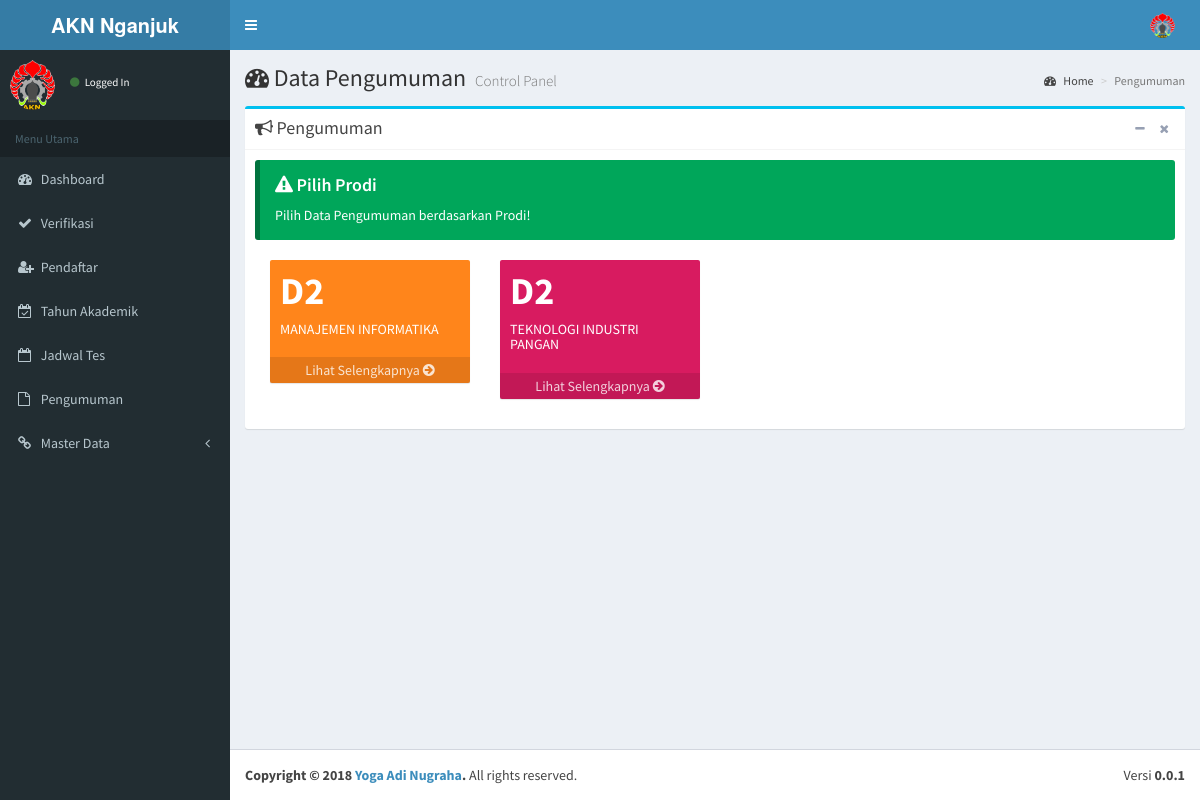
/index.php/administrator/pengumuman, run on the app's committed database.
### tables this page shows
CREATE TABLE IF NOT EXISTS `prodi` (
  `kode_prodi` varchar(10) NOT NULL,
  `nama_prodi` varchar(40) NOT NULL,
  `kuota` int(3) NOT NULL,
  `created_at` datetime NOT NULL,
  `jenjang_id` int(11) NOT NULL
);

CREATE TABLE IF NOT EXISTS `jenjang` (
`kode_jenjang` int(11) NOT NULL,
  `jenjang` varchar(5) NOT NULL,
  `created_at` datetime NOT NULL
);

### application/controllers/administrator/Pengumuman.php (called while the page is built, shortened)
<?php if ( ! defined('BASEPATH')) exit('No direct script access allowed');
class Pengumuman extends CI_Controller {
	public function index()
	{
		$d['prodi']=$this->model_app->get_prodi();
		$d['content']=$this->load->view('admin/pengumuman/view', $d, TRUE);
		$this->load->view('admin/home', $d);
	}
}

### index.php (called while the page is built, shortened)
<?php
require_once BASEPATH.'core/CodeIgniter.php';

### application/models/model_app.php (called while the page is built, shortened)
<?php if ( ! defined('BASEPATH')) exit('No direct script access allowed');
class model_app extends CI_Model {
	public function get_prodi()
	{
		$this->db->select('*');
		$this->db->from('prodi');
		$this->db->join('jenjang', 'jenjang.kode_jenjang = prodi.jenjang_id');
		$query = $this->db->get();
        if ($query) {
        	return $query->result();
        }else{
        	return false;
        }
	}
}

### application/views/admin/pengumuman/view.php (the view, shortened to what this page needs)
<?php $color=array('bg-teal','bg-info','bg-red','bg-success','bg-maroon','bg-navy','bg-purple','bg-orange');
 ?>
    <section class="content-header">
      <h1><i class="fa fa-dashboard"></i>
        Data Pengumuman
        <small>Control Panel</small>
      </h1>
      <ol class="breadcrumb">
        <li><a href="<?=base_url('administrator/main') ?>"><i class="fa fa-dashboard"></i> Home</a></li>
        <li class="active">Pengumuman</li>
      </ol>
    </section>
    <section class="content">
      <div class="row">
        <div class="col-md-12">
          <div class="box box-info">
            <div class="box-header with-border">
              <h3 class="box-title"><i class="fa fa-bullhorn"></i> Pengumuman</h3>
              <div class="box-tools pull-right">
                <button type="button" class="btn btn-box-tool" data-widget="collapse"><i class="fa fa-minus"></i>
                </button>
                <button type="button" class="btn btn-box-tool" data-widget="remove"><i class="fa fa-times"></i></button>
              </div>
            </div>
            <div class="box-body">
              <div class="callout callout-success">
                <h4><i class="fa fa-warning"></i> Pilih Prodi</h4>
                <p>Pilih Data Pengumuman berdasarkan Prodi!</p>
              </div>
              <?php foreach ($prodi as $value): ?>
                  <div class="col-md-3">
                  <div class="small-box <?php  echo $color[array_rand($color)]; ?>">
                    <div class="inner">
                      <h3><?=$value->jenjang ?></h3>
                      <h5><?=$value->nama_prodi ?></h5>
                    </div>
                    <a href="<?=base_url('administrator/pengumuman/prodi/'.$value->kode_prodi.'') ?>" class="small-box-footer">Lihat Selengkapnya <i class="fa fa-arrow-circle-right"></i></a>
                  </div>
                </div>
              <?php endforeach ?>
            </div>
          </div>
        </div>
      </div>
    </section>

### data on the page
prodi: jenjang.jenjang "D2", nama_prodi "MANAJEMEN INFORMATIKA"
prodi: jenjang.jenjang "D2", nama_prodi "TEKNOLOGI INDUSTRI PANGAN"
